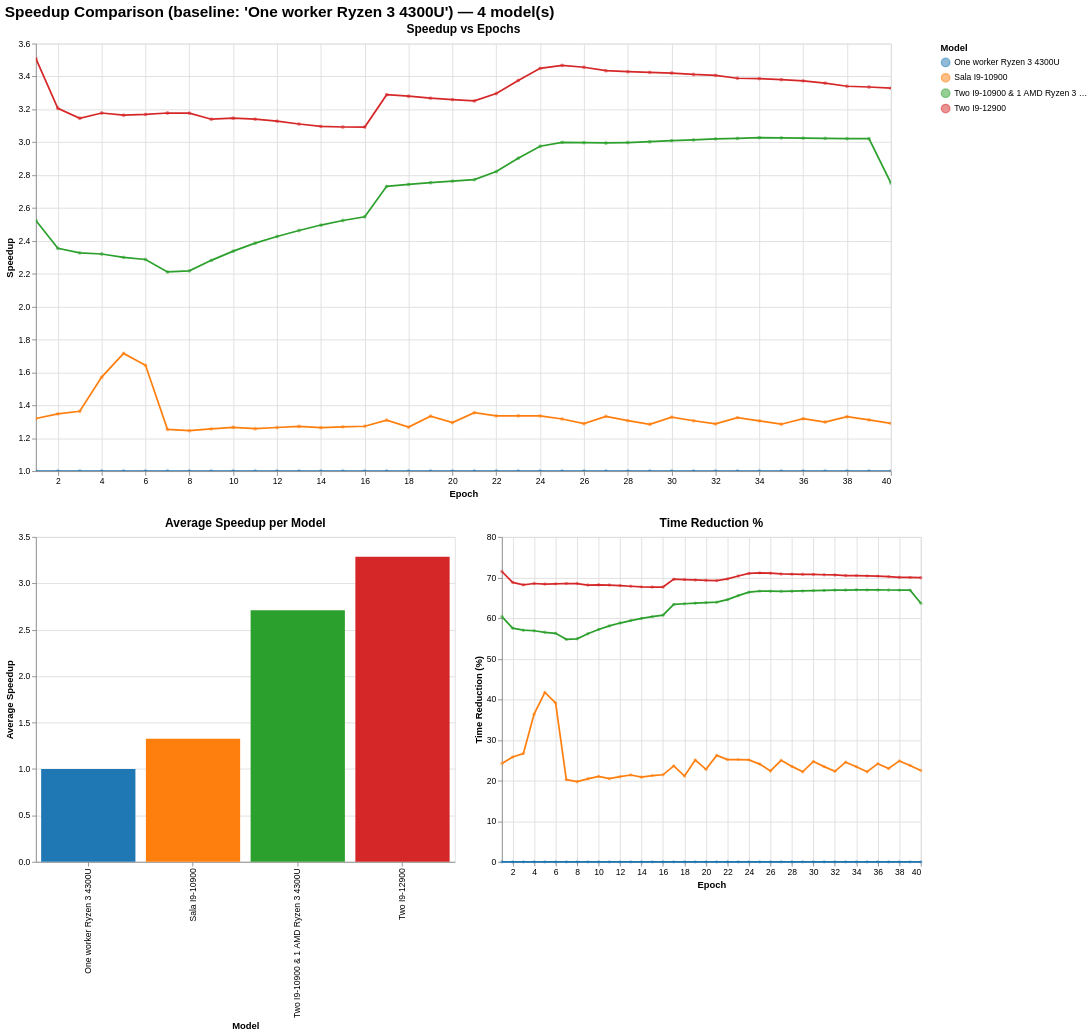

Notebook cell for this chart:
### Markdown cell above
## Speed up Comparassion

### Code cell
speedup_analysis("../stats/CIFAR_10", base_case="One worker Ryzen 3 4300U")

### Figure 1 — Vega-Lite specification as saved in the notebook (floating-point values rounded to 4 significant figures; data arrays with more than 128 entries replaced by an {"elided": "..."} marker saying what was removed)
{"config": {"view": {"continuousWidth": 300, "continuousHeight": 300}}, "vconcat": [{"data": {"name": "data-c59d9fe6676778fe276ca25fa9f743d4"}, "mark": {"type": "line", "point": {"opacity": 0.5, "size": 20}}, "encoding": {"color": {"field": "model", "legend": {"orient": "right", "title": "Model"}, "scale": {"scheme": "category10"}, "type": "nominal"}, "tooltip": [{"field": "model", "title": "Model", "type": "nominal"}, {"field": "epoch", "title": "Epoch", "type": "quantitative"}, {"field": "speedup", "format": ".2f", "title": "Speedup", "type": "quantitative"}, {"field": "time_s_impl", "format": ".2f", "title": "Implementation Time (s)", "type": "quantitative"}], "x": {"field": "epoch", "scale": {"nice": false, "zero": false}, "title": "Epoch", "type": "quantitative"}, "y": {"field": "speedup", "scale": {"zero": false}, "title": "Speedup", "type": "quantitative"}}, "height": 500, "name": "view_091703a1de143f57_0", "title": {"text": "Speedup vs Epochs", "fontSize": 14}, "width": 1000}, {"hconcat": [{"data": {"name": "data-9f7e40546dd8bf7f5a6abd6cc69a7c55"}, "mark": {"type": "bar"}, "encoding": {"color": {"field": "model", "legend": null, "scale": {"scheme": "category10"}, "type": "nominal"}, "tooltip": [{"field": "model", "title": "Model", "type": "nominal"}, {"field": "avg_speedup", "format": ".2f", "title": "Avg Speedup", "type": "quantitative"}], "x": {"field": "model", "title": "Model", "type": "nominal"}, "y": {"field": "avg_speedup", "scale": {"zero": true}, "title": "Average Speedup", "type": "quantitative"}}, "height": 380, "title": {"text": "Average Speedup per Model", "fontSize": 14}, "width": 490}, {"data": {"name": "data-c59d9fe6676778fe276ca25fa9f743d4"}, "mark": {"type": "line", "point": {"opacity": 0.5, "size": 16}}, "encoding": {"color": {"field": "model", "legend": {"orient": "right", "title": "Model"}, "scale": {"scheme": "category10"}, "type": "nominal"}, "tooltip": [{"field": "model", "title": "Model", "type": "nominal"}, {"field": "epoch", "title": "Epoch", "type": "quantitative"}, {"field": "time_reduction_pct", "format": ".1f", "title": "Time Reduction (%)", "type": "quantitative"}], "x": {"field": "epoch", "scale": {"nice": false, "zero": false}, "title": "Epoch", "type": "quantitative"}, "y": {"field": "time_reduction_pct", "scale": {"zero": false}, "title": "Time Reduction (%)", "type": "quantitative"}}, "height": 380, "title": {"text": "Time Reduction %", "fontSize": 14}, "width": 490}], "resolve": {"scale": {"color": "shared", "y": "independent"}}}], "params": [{"name": "zoom_speedup_epoch", "select": {"type": "interval"}, "bind": "scales", "views": ["view_091703a1de143f57_0"]}], "resolve": {"scale": {"color": "shared"}}, "title": {"text": "Speedup Comparison (baseline: 'One worker Ryzen 3 4300U') — 4 model(s)", "fontSize": 18}, "$schema": "https://vega.github.io/schema/vega-lite/v6.1.0.json", "datasets": {"data-c59d9fe6676778fe276ca25fa9f743d4": {"elided": "160 records"}, "data-9f7e40546dd8bf7f5a6abd6cc69a7c55": [{"model": "One worker Ryzen 3 4300U", "avg_speedup": 1.0}, {"model": "Sala I9-10900", "avg_speedup": 1.327}, {"model": "Two I9-10900 & 1 AMD Ryzen 3 4300U", "avg_speedup": 2.711}, {"model": "Two I9-12900", "avg_speedup": 3.287}]}}
